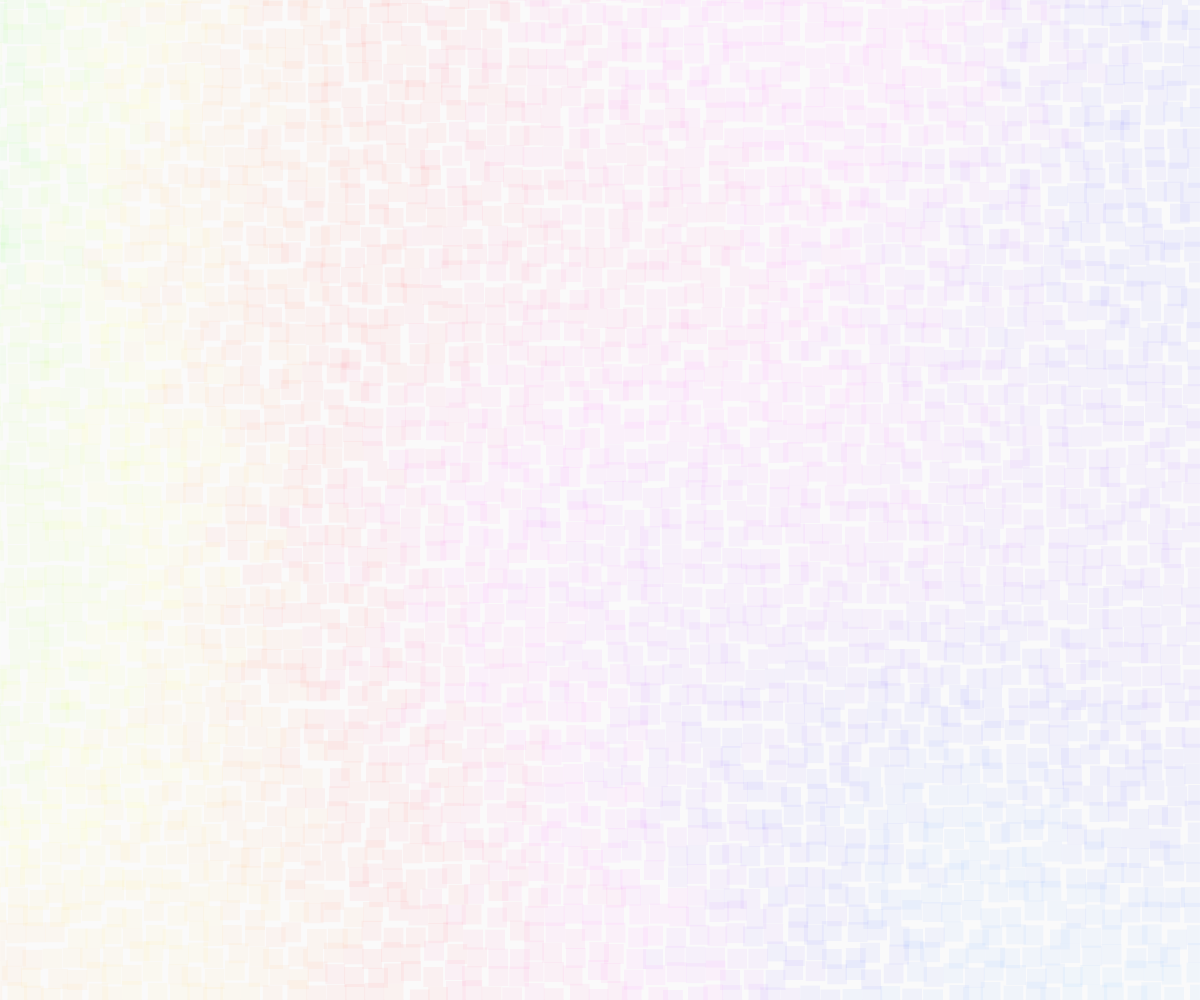
Frame 1 (no input)
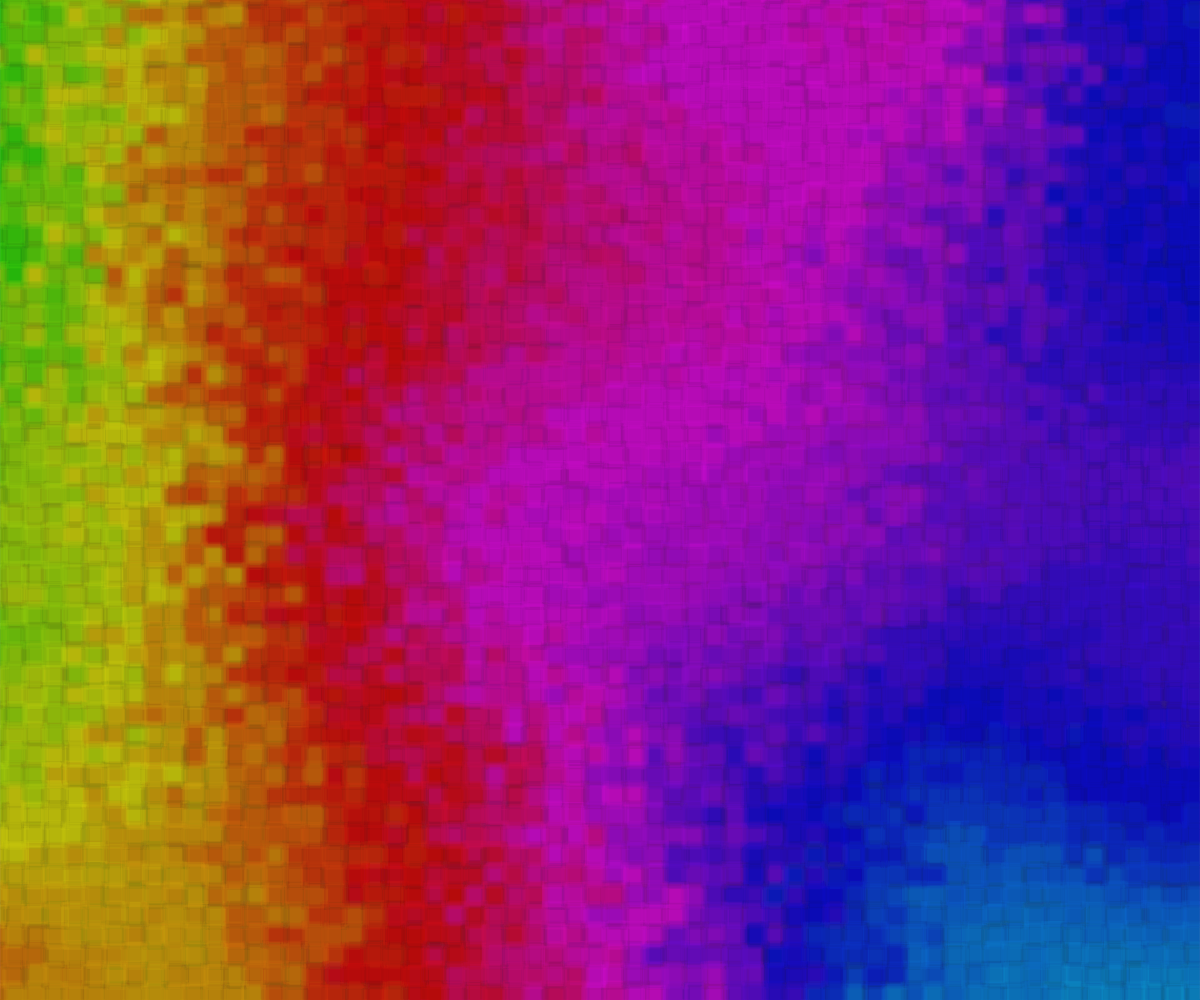
Frame 60 (no input)
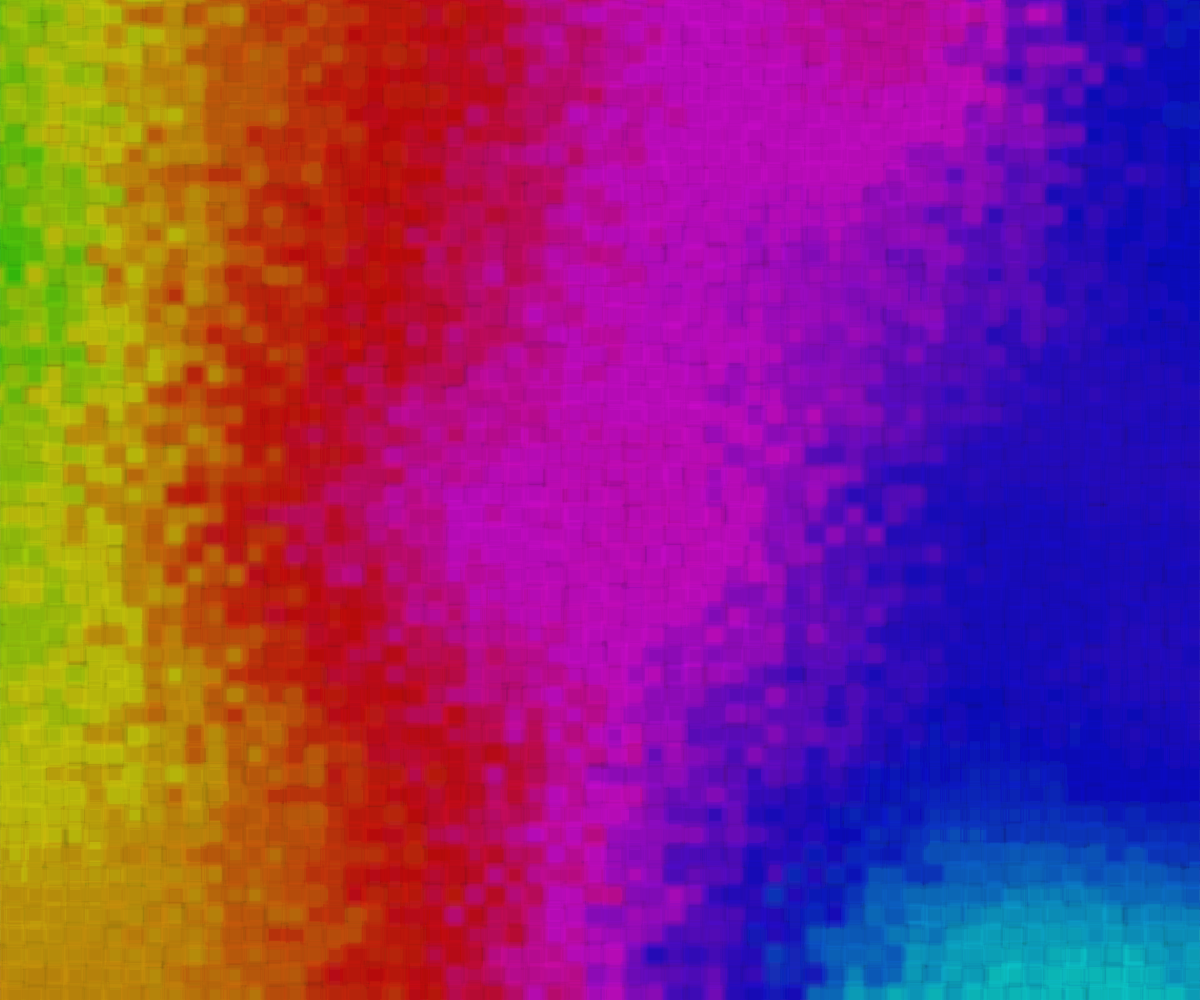
Frame 120 (the mouse pressed at the canvas centre since frame 60)

The p5.js sketch that drew these frames (run headless with seeded random() and noise() and a simulated clock; from frame 60 on, the mouse is pressed at the canvas centre):

// p5.js sketch
// ── sketch.js
const border = 20;

function setup() {
	const canvas = createCanvas(windowWidth, windowHeight);
	canvas.position(0, 0);

	noStroke();
	colorMode(HSB, 256);

	// add window resize listener, debounce it
	let resizeTimer;
	window.addEventListener('resize', () => {
		clearTimeout(resizeTimer);
		resizeTimer = setTimeout(() => {
			resizeCanvas(windowWidth, windowHeight);
			background(0);
		}, 250);
	});
}

function draw() {
	let stepSize = 20;
	let scl = 0.0005;
	background(0, 5);
	for (let x = -stepSize; x < width; x += stepSize) {
		for (let y = -stepSize; y < height; y += stepSize) {
			let n = (noise(x * scl + noise(x, y) * 0.1, y * scl, frameCount * scl * 2) * 500) % 256;
			fill(n, 256, 256, 10);
			rect(x + random() * stepSize * 0.5, y + random() * stepSize * 0.5, stepSize, stepSize);
		}
	}
}
